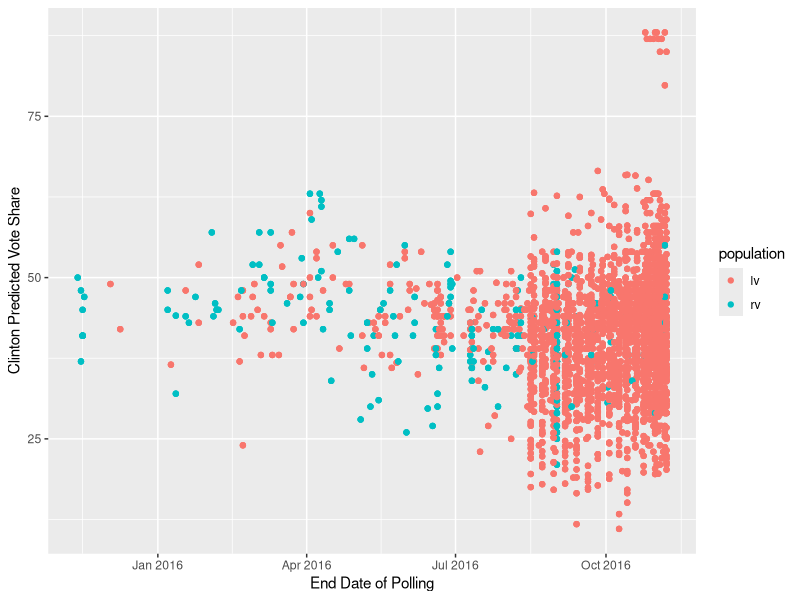
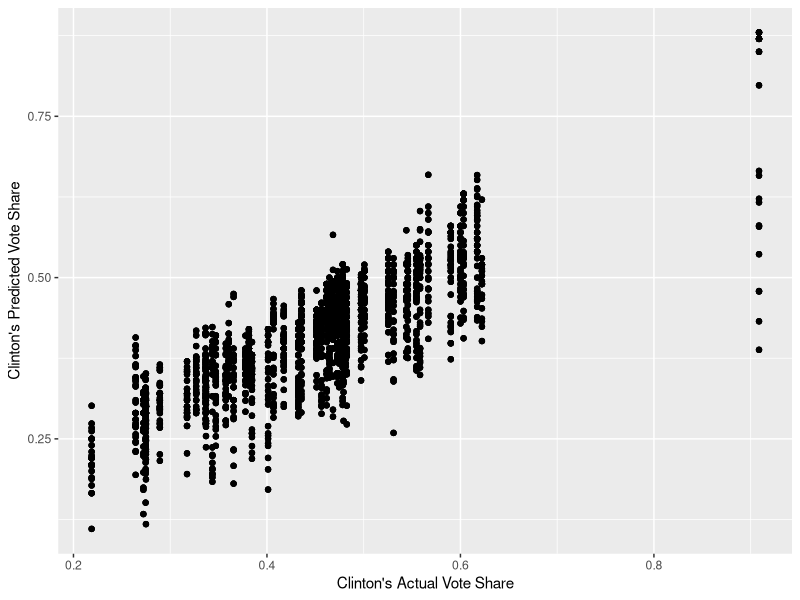

These figures' R source, in order:
## ---- chunk 1
#This block code will make knitting faster by saving output of code chunks.
# Note that code chunks won't re-run unless you edit them so be careful!
knitr::opts_chunk$set(cache =TRUE)
## ---- chunk 2
setwd("C:/Users/campb/OneDrive/econometrics/HW4")

library(tidyverse)
library(broom)
library(ggplot2)
library(openxlsx)
library(dplyr)

#load data sets
polls <- read.csv("polls2016_clean.csv")
election <- read.xlsx("federalelections2016.xlsx", sheet = 3)

#use gsub to remove commas
gsub(",([[:digit:]])", "\\1", election)

#limit to lv and rv
rvlvpolls <- polls %>%
  filter(population == "lv" | population == "rv")



#as.date to change enddate to look like a calender date

rvlvpolls <- rvlvpolls %>% mutate(enddate = as.Date(enddate, "%m/%d/%Y"))

#polls$enddate <- as.Date(polls$enddate, format = "%m/%d/%Y")


  
#dim

dim(election)
dim(polls)

poll_ele <- merge(rvlvpolls, election, by = "state")

dim(poll_ele)
#The merged file has 9054 rows and 14 columns
## ---- chunk 3
ggplot(poll_ele, aes(x = enddate, y = rawpoll_clinton)) +
  geom_point(aes(color = population)) +
  xlab("End Date of Polling") + ylab("Clinton Predicted Vote Share") 
  
#The registered voters are seen mostly through the first few time #periods with few likely voters but for the last time period the #amount of likely voters sharply increased along with Clinton's #vote share predictions.


## ---- chunk 4
#new date frame that filters previos oone to only pop lv and end date >= sept 1

lvpolls <- poll_ele %>%
  filter(population == "lv") %>%
  filter(enddate >= as.Date("2016-09-01"))

lvpolls$POPULAR.VOTE.1 <- as.numeric(as.character(lvpolls$POPULAR.VOTE.1))

lvpolls$POPULAR.VOTE.3 <- as.numeric(as.character(lvpolls$POPULAR.VOTE.3))


#create variable clintoshare that shows actaul vote share
lvpolls <- lvpolls %>%
  mutate(ClintonShare = POPULAR.VOTE.1/POPULAR.VOTE.3)
  

lvpolls$POPULAR.VOTE.1 <- as.numeric(as.character(lvpolls$POPULAR.VOTE.1))

lvpolls$POPULAR.VOTE.3 <- as.numeric(as.character(lvpolls$POPULAR.VOTE.3))

sapply(lvpolls, class)
#scatterplt of predicted rawpoll_clinton against ClintonShare in each state.

ggplot(lvpolls, aes(x = ClintonShare, y = rawpoll_clinton/100)) +
   xlab("Clinton's Actual Vote Share") + ylab("Clinton's Predicted Vote Share") +
   geom_point() 


## ---- chunk 5

# calculate bias where bias is estimated poll share - actual poll share
lvpolls <- lvpolls %>%
  mutate(bias = rawpoll_clinton/100-ClintonShare)

mean(lvpolls$bias)

lvpolls$POPULAR.VOTE.1 <- as.numeric(as.character(lvpolls$POPULAR.VOTE.1))

lvpolls$bias <- as.numeric(as.character(lvpolls$bias))

mean("bias")




## ---- chunk 6

#does bias change when including the polls grade

gradebias <- lvpolls %>% group_by(grade) %>% summarize(mean_bias = mean(bias))

var(gradebias$mean_bias)

## ---- chunk 7

avgClintonSupport <- mean(lvpolls$rawpoll_clinton/100)

seClinton <- sqrt(avgClintonSupport*(1-avgClintonSupport)/sum(lvpolls$samplesize))

lowerbound <- (avgClintonSupport-(1.96*seClinton))
upperbound <- (avgClintonSupport+(1.96*seClinton))





## ---- chunk 8

#how many true vots were outside the CI


pollsAboveUpper <- lvpolls %>%
  filter(rawpoll_clinton/100 > upperbound)
pollsBelowLower <- lvpolls %>%
  filter(rawpoll_clinton/100 < lowerbound)

totalOutsideCI <- count(pollsBelowLower) + count(pollsAboveUpper)
totalOutsideCI

PercentOutside <- totalOutsideCI/count(lvpolls)
PercentOutside


## ---- chunk 9

#gradebias <- lvpolls %>% group_by(grade) %>% summarize(mean_bias = mean(bias))
#var(gradebias$mean_bias)

#what is the number of estimated polls outside of teh CI for each grade

#made column for dataset that says if rawpoll is outside of CI
lvpolls <- lvpolls %>% 
  mutate(polls_outside_CI = ifelse(rawpoll_clinton/100 > upperbound | rawpoll_clinton/100 < lowerbound, 1, 0))
  
PollsWrongByGrade  <- lvpolls %>%
  group_by(grade) %>% 
  filter(polls_outside_CI == 1)

PollsWrongByGrade %>%
  group_by(grade) %>%
  summarize(AverageRawPoll = mean(rawpoll_clinton/100))

#The results show that the results of those outside the confidence interval varied
# based on grade a bit. The variance is .008022 so they dont vary much.

var(PollsWrongByGrade$rawpoll_clinton/100)



## ---- chunk 10

